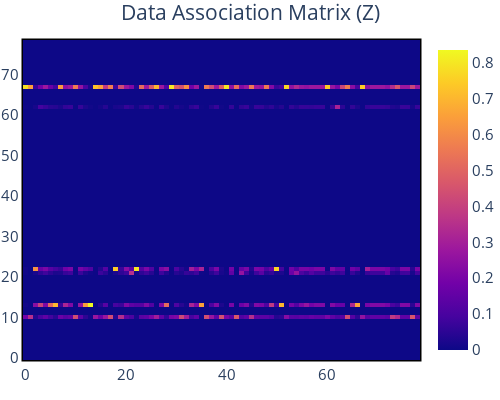

Notebook source saved alongside this figure:
### Code cell
fig = go.Figure()
fig.add_trace(go.Heatmap(z=Z))
fig.update_xaxes(showline=True, linewidth=1.5, linecolor='Black', mirror=True)
fig.update_yaxes(showline=True, linewidth=1.5, linecolor='Black', mirror=True)

fig.update_layout(width=500, 
                  height=400, 
                  font=dict(size=15), 
                  margin=dict(t=40, b=40, l=0, r=0),
                  legend=dict(x=0.98,
                              y=0.05,
                              yanchor="bottom",
                              xanchor="right",
                              bgcolor= 'rgba(0,0,0,0)',
                              bordercolor="Black",
                              borderwidth=1), 
                  title="Data Association Matrix (Z)", 
                  title_x=0.5, 
                  template=template)
fig.write_image("plots/z_matrix.pdf")
fig.show()

### Figure 1 — Plotly figure (JSON) as saved in the notebook; plotly's stock layout.template omitted (floating-point values rounded to 4 significant figures; data arrays with more than 128 entries replaced by an {"elided": "..."} marker saying what was removed)
{"data": [{"type": "heatmap", "z": {"elided": "79x79 float values"}}], "layout": {"font": {"size": 15}, "height": 400, "legend": {"bgcolor": "rgba(0,0,0,0)", "bordercolor": "Black", "borderwidth": 1, "x": 0.98, "xanchor": "right", "y": 0.05, "yanchor": "bottom"}, "margin": {"b": 40, "l": 0, "r": 0, "t": 40}, "title": {"text": "Data Association Matrix (Z)", "x": 0.5}, "width": 500, "xaxis": {"linecolor": "Black", "linewidth": 1.5, "mirror": true, "showline": true}, "yaxis": {"linecolor": "Black", "linewidth": 1.5, "mirror": true, "showline": true}}}
